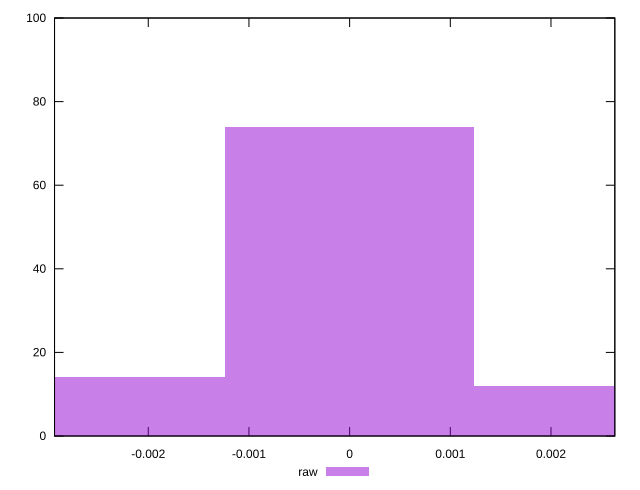

This figure's gnuplot source:
reset

$raw <<EOF
-0.0024669545182603304 14
0.0024669545182603304 12
0 74
EOF

set key outside below
set boxwidth 0.0024669545182603304
set xrange [-0.002930943541479057:0.0026341180000870167]
set yrange [0:100]
set trange [0:100]
set style fill transparent solid 0.5 noborder
set terminal svg size 640, 490 enhanced background rgb 'white'
set output "report_00014_2021-02-09T15:56:05.503Z/meta/pScore-difference/samples/pages+cached+noadtech+nomedia/raw/histogram.svg"

plot $raw title "raw" with boxes

reset
